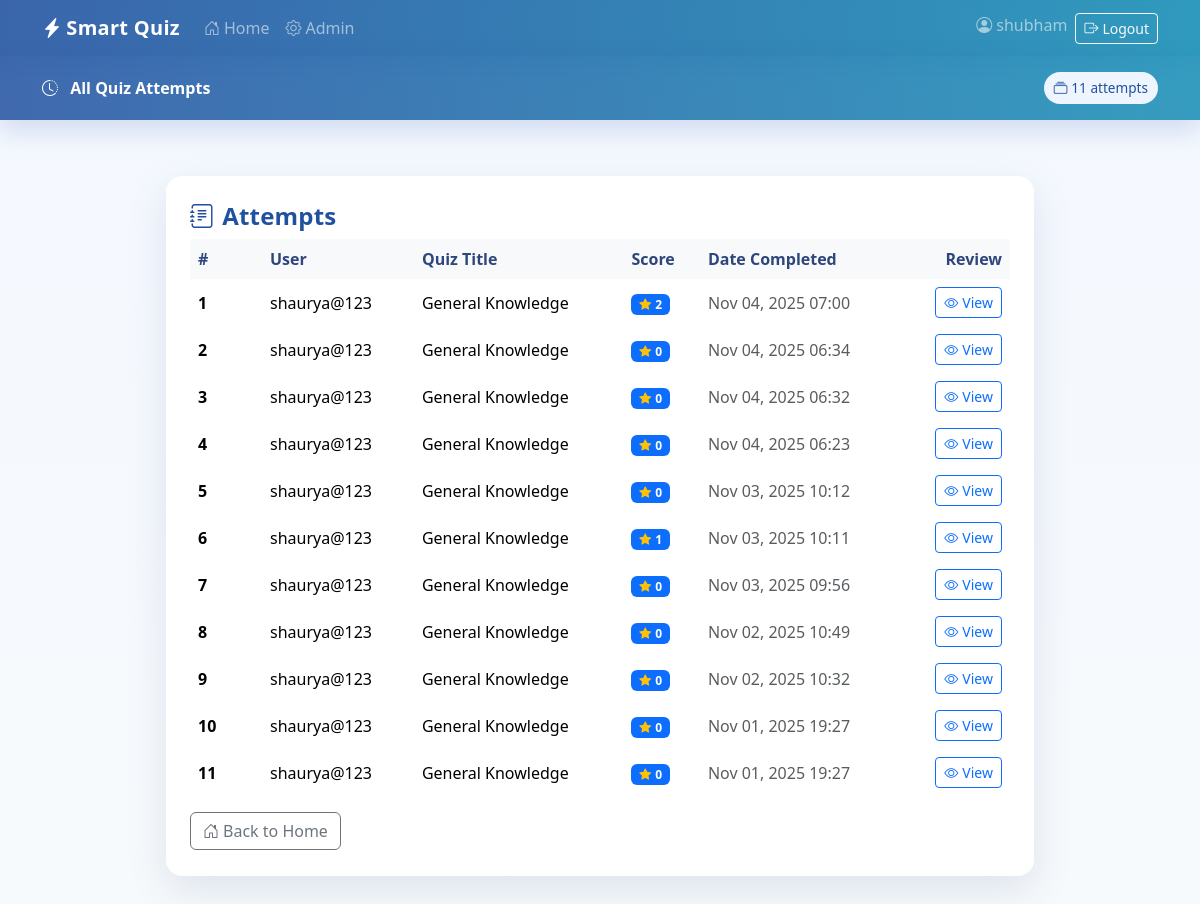
The app's page /quiz/history/ (signed in), older data.
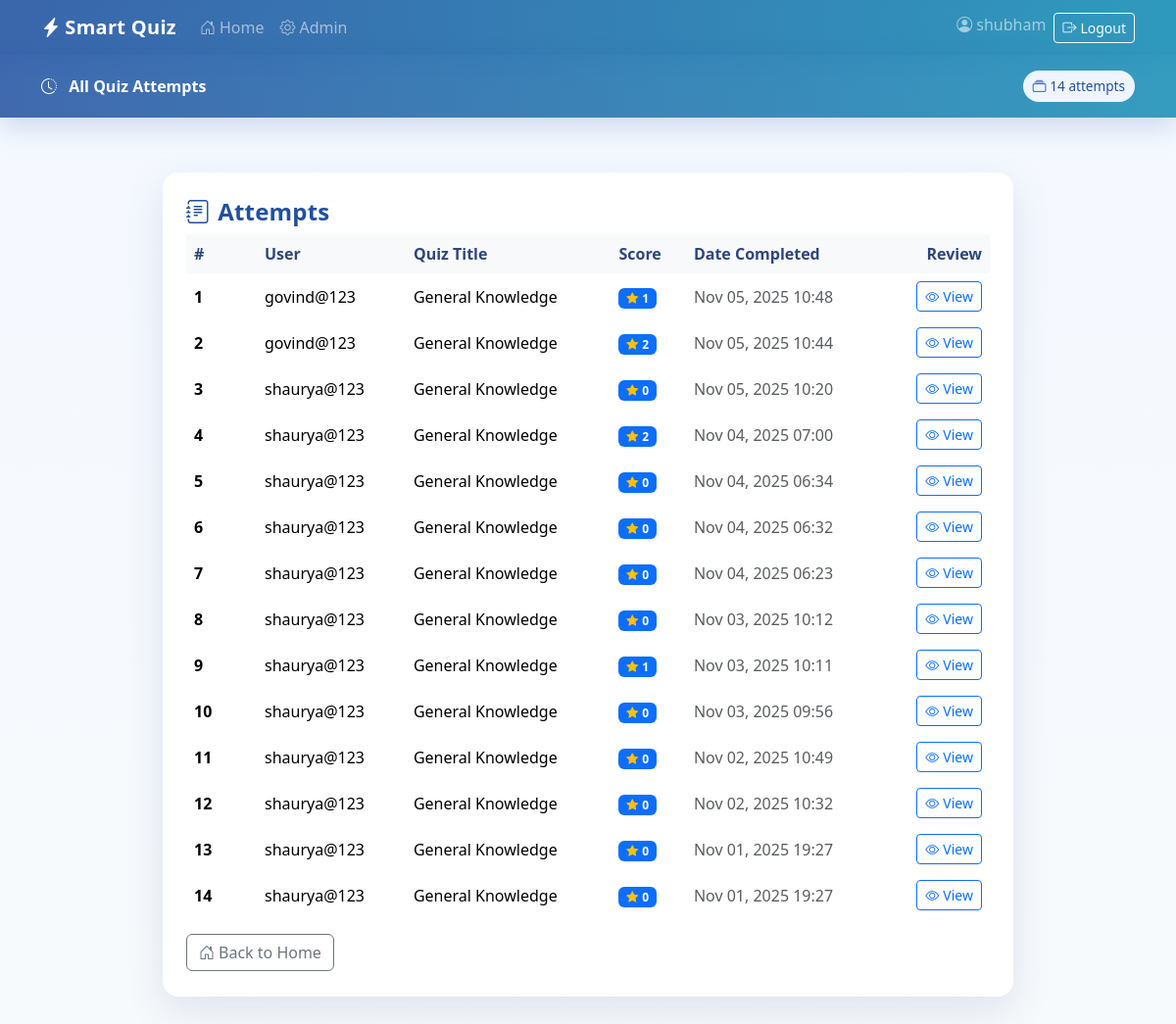
The same page, newer data.
### quiz/models.py (models this page shows, shortened)
class QuizAttempt(models.Model):
    user = models.ForeignKey(User, on_delete=models.CASCADE, related_name="attempts")
    quiz = models.ForeignKey(Quiz, on_delete=models.CASCADE, related_name="attempts")
    score = models.IntegerField(default=0)
    date_completed = models.DateTimeField(auto_now_add=True)
    started_at = models.DateTimeField(null=True, blank=True)  # optional timer
    duration_seconds = models.IntegerField(default=600)       # default duration 10min

class Quiz(models.Model):
    title = models.CharField(max_length=200, unique=True)
    description = models.TextField(blank=True)
    class Meta:
        verbose_name_plural = "Quizzes"

### quiz/views.py (the view)
# urls.py: path('history/', views.history, name='history'),
@login_required
def history(request):
    if request.user.is_staff:
        attempts = QuizAttempt.objects.all().order_by('-date_completed')
    else:
        attempts = QuizAttempt.objects.filter(user=request.user).order_by('-date_completed')
    return render(request, 'quiz/history.html', {'attempts': attempts})

### quiz/templates/quiz/history.html (shortened to what this page needs)
{% load static %}
<!DOCTYPE html>
<html>
<head>
  <link href="https://cdn.jsdelivr.net/npm/bootstrap@5.3.3/dist/css/bootstrap.min.css" rel="stylesheet">
  <link href="https://cdn.jsdelivr.net/npm/bootstrap-icons@1.11.3/font/bootstrap-icons.css" rel="stylesheet">
</head>
<body>
  {% include 'partials/navbar.html' %}
  {% include 'partials/messages.html' %}
  <div class="sq-hero py-3">
    <div class="container d-flex justify-content-between align-items-center">
      <div class="fw-semibold">
        <i class="bi bi-clock-history me-2"></i>
        {% if request.user.is_staff %}
          All Quiz Attempts
        {% else %}
          Your Quiz History
        {% endif %}
      </div>
      <span class="sq-chip"><i class="bi bi-collection me-1"></i>{{ attempts|length }} attempts</span>
    </div>
  </div>
  <div class="sq-section">
    <div class="sq-card">
      <div class="d-flex justify-content-between align-items-center mb-2">
        <h2 class="sq-title h4 mb-0"><i class="bi bi-journal-text me-2"></i>Attempts</h2>
      </div>
      <div class="table-responsive">
        <table class="table table-hover table-borderless align-middle">
          <thead class="table-light">
            <tr>
              <th style="width:72px;">#</th>
              {% if request.user.is_staff %}
                <th>User</th>
              {% endif %}
              <th>Quiz Title</th>
              <th>Score</th>
              <th>Date Completed</th>
              <th class="text-end">Review</th>
            </tr>
          </thead>
          <tbody>
            {% for attempt in attempts %}
            <tr>
              <td class="fw-semibold">{{ forloop.counter }}</td>
              {% if request.user.is_staff %}
                <td>{{ attempt.user.username }}</td>
              {% endif %}
              <td>{{ attempt.quiz.title }}</td>
              <td>
                <span class="badge text-bg-primary">
                  <i class="bi bi-star-fill me-1 text-warning"></i>{{ attempt.score }}
                </span>
              </td>
              <td class="text-muted">{{ attempt.date_completed|date:"M d, Y H:i" }}</td>
              <td class="text-end">
                <a href="{% url 'attempt_detail' attempt.id %}" class="btn btn-sm btn-outline-primary">
                  <i class="bi bi-eye me-1"></i>View
                </a>
              </td>
            </tr>
            {% empty %}
            <tr>
              <td colspan="{% if request.user.is_staff %}6{% else %}5{% endif %}" class="text-secondary text-center py-4">
                <i class="bi bi-inboxes me-1"></i>You haven't completed any quizzes yet.
              </td>
            </tr>
            {% endfor %}
          </tbody>
        </table>
      </div>
      <div class="d-flex justify-content-between mt-3">
        <a class="btn btn-outline-secondary" href="{% url 'home' %}">
          <i class="bi bi-house-door me-1"></i>Back to Home
        </a>
      </div>
    </div>
  </div>
</body>
</html>

Row changes from the older to the newer data that the page shows:
added QuizAttempt: user.username "govind@123", quiz "General Knowledge", score "1", date_completed "Nov 05, 2025 10:48"
added QuizAttempt: user.username "govind@123", quiz "General Knowledge", score "2", date_completed "Nov 05, 2025 10:44"
added QuizAttempt: user.username "shaurya@123", quiz "General Knowledge", score "0", date_completed "Nov 05, 2025 10:20"
Text that changed along with them:
{{ attempts|length }}: "11" → "14"
